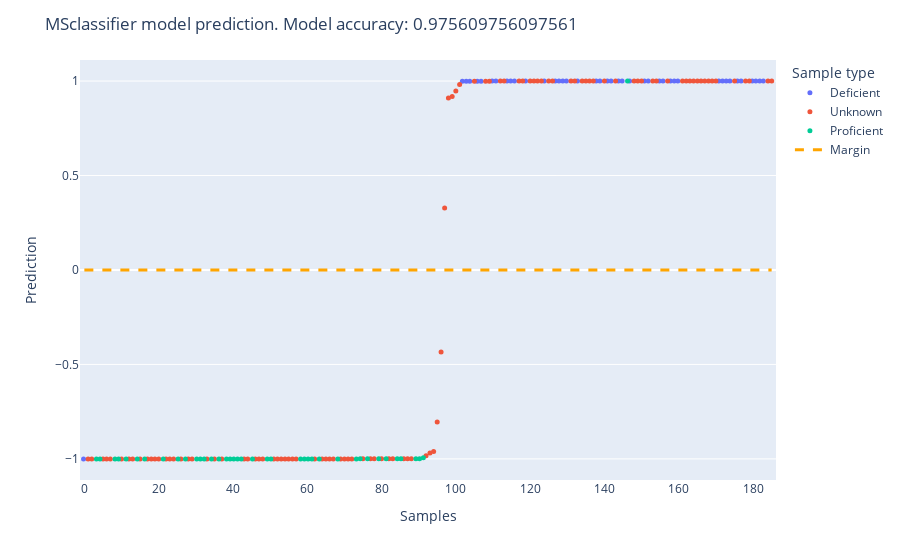

This figure's notebook cell:
### Markdown cell above
## Predicting samples classification

Once we are happy with a chosen model we can then predict the outcome of our model in the whole dataset using the  **.model_predict()** method, and acces the **.plot** attribute.

### Code cell
HGSOC.model_predict()
HGSOC.plot.show()

### Figure 1 — Plotly figure (JSON) as saved in the notebook; plotly's stock layout.template omitted (floating-point values rounded to 4 significant figures)
{"data": [{"alignmentgroup": "True", "boxpoints": "all", "customdata": [["AOCS_079"], ["SHGSOC051"], ["DO32420"], ["DO32237"], ["AOCS_058"], ["SHGSOC059"], ["AOCS_105"], ["AOCS_063"], ["AOCS_131"], ["DO30340"], ["SHGSOC001"], ["AOCS_088"], ["AOCS_108"], ["AOCS_104"], ["AOCS_065"], ["AOCS_152"], ["DO32391"], ["AOCS_143"], ["DO30970"], ["AOCS_146"], ["AOCS_130"], ["AOCS_147"], ["AOCS_153"], ["DO28119"], ["DO28521"], ["AOCS_145"], ["AOCS_171"], ["SHGSOC072"], ["AOCS_034"], ["SHGSOC007"], ["DO28089"], ["AOCS_122"], ["AOCS_095"], ["DO30220"], ["SHGSOC009"], ["AOCS_086"], ["DO31869"], ["AOCS_149"], ["SHGSOC100"], ["AOCS_139"], ["DO28273"], ["SHGSOC022"]], "fillcolor": "rgba(255,255,255,0)", "hoverlabel": {"namelength": 0}, "hoveron": "points", "hovertemplate": "Sample type=Deficient<br>counter=%{x}<br>prediction=%{y}<br>sample=%{customdata[0]}", "legendgroup": "Deficient", "line": {"color": "rgba(255,255,255,0)"}, "marker": {"color": "#636efa", "size": 5}, "name": "Deficient", "offsetgroup": "Deficient", "orientation": "v", "pointpos": 0, "showlegend": true, "type": "box", "x": [0, 102, 103, 104, 106, 107, 110, 111, 114, 115, 116, 119, 124, 127, 128, 129, 130, 133, 138, 139, 141, 142, 144, 145, 147, 151, 152, 155, 156, 158, 159, 160, 171, 172, 173, 174, 176, 177, 180, 181, 182, 183], "x0": " ", "xaxis": "x", "y": [-1.001, 0.9985, 0.9996, 0.9997, 0.9997, 0.9997, 0.9997, 0.9997, 0.9998, 0.9998, 0.9998, 0.9998, 0.9999, 1.0, 1.0, 1.0, 1.0, 1.0, 1.0, 1.0, 1.0, 1.0, 1.0, 1.0, 1.0, 1.0, 1.0, 1.0, 1.0, 1.0, 1.0, 1.0, 1.0, 1.0, 1.0, 1.0, 1.0, 1.0, 1.0, 1.0, 1.0, 1.0], "y0": " ", "yaxis": "y"}, {"alignmentgroup": "True", "boxpoints": "all", "customdata": [["AOCS_160"], ["DO29146"], ["DO30650"], ["AOCS_113"], ["DO28823"], ["SHGSOC095"], ["AOCS_057"], ["AOCS_111"], ["SHGSOC044"], ["DO29970"], ["AOCS_004"], ["SHGSOC098"], ["SHGSOC085"], ["AOCS_005"], ["AOCS_090"], ["AOCS_061"], ["DO29980"], ["DO31420"], ["AOCS_092"], ["AOCS_169"], ["AOCS_085"], ["AOCS_002"], ["AOCS_123"], ["SHGSOC018"], ["DO30060"], ["SHGSOC027"], ["AOCS_157"], ["AOCS_097"], ["SHGSOC023"], ["SHGSOC037"], ["DO27978"], ["SHGSOC006"], ["SHGSOC002"], ["DO32646"], ["AOCS_132"], ["AOCS_166"], ["SHGSOC092"], ["SHGSOC084"], ["SHGSOC025"], ["AOCS_116"], ["AOCS_133"], ["AOCS_076"], ["AOCS_080"], ["AOCS_075"], ["AOCS_115"], ["DO28763"], ["AOCS_083"], ["SHGSOC015"], ["SHGSOC078"], ["SHGSOC075"], ["SHGSOC054"], ["AOCS_096"], ["SHGSOC074"], ["DO29850"], ["DO28004"], ["SHGSOC012"], ["AOCS_056"], ["SHGSOC031"], ["AOCS_168"], ["DO29760"], ["DO31729"], ["SHGSOC043"], ["AOCS_112"], ["AOCS_148"], ["DO30090"], ["DO28233"], ["AOCS_114"], ["AOCS_144"], ["AOCS_126"], ["AOCS_158"], ["AOCS_106"], ["DO31769"], ["SHGSOC024"], ["DO29398"], ["AOCS_128"], ["SHGSOC032"], ["DO28093"], ["SHGSOC062"], ["AOCS_064"], ["SHGSOC016"], ["AOCS_055"], ["AOCS_107"], ["SHGSOC048"], ["AOCS_164"], ["DO32596"], ["SHGSOC026"], ["SHGSOC042"], ["SHGSOC058"], ["AOCS_125"], ["SHGSOC063"], ["AOCS_001"], ["SHGSOC087"], ["AOCS_093"], ["AOCS_091"], ["SHGSOC102"], ["SHGSOC077"], ["SHGSOC038"], ["SHGSOC091"], ["SHGSOC086"], ["DO28962"], ["SHGSOC047"], ["DO30750"], ["SHGSOC055"], ["AOCS_094"]], "fillcolor": "rgba(255,255,255,0)", "hoverlabel": {"namelength": 0}, "hoveron": "points", "hovertemplate": "Sample type=Unknown<br>counter=%{x}<br>prediction=%{y}<br>sample=%{customdata[0]}", "legendgroup": "Unknown", "line": {"color": "rgba(255,255,255,0)"}, "marker": {"color": "#EF553B", "size": 5}, "name": "Unknown", "offsetgroup": "Unknown", "orientation": "v", "pointpos": 0, "showlegend": true, "type": "box", "x": [1, 2, 5, 6, 7, 10, 12, 13, 15, 17, 18, 19, 20, 22, 23, 24, 26, 28, 29, 33, 35, 37, 43, 44, 46, 47, 48, 51, 52, 53, 54, 55, 56, 57, 62, 64, 65, 66, 67, 69, 70, 71, 72, 75, 77, 78, 80, 82, 83, 86, 87, 88, 92, 93, 94, 95, 96, 97, 98, 99, 100, 101, 105, 108, 109, 112, 113, 117, 118, 120, 121, 122, 123, 125, 126, 131, 132, 134, 135, 136, 137, 140, 143, 148, 149, 150, 153, 154, 157, 161, 162, 163, 164, 165, 166, 167, 168, 169, 170, 175, 178, 179, 184, 185], "x0": " ", "xaxis": "x", "y": [-1.0, -1.0, -1.0, -1.0, -1.0, -1.0, -1.0, -1.0, -1.0, -1.0, -1.0, -1.0, -1.0, -1.0, -1.0, -1.0, -1.0, -1.0, -1.0, -1.0, -1.0, -1.0, -1.0, -1.0, -1.0, -1.0, -1.0, -1.0, -1.0, -1.0, -1.0, -1.0, -1.0, -1.0, -1.0, -1.0, -1.0, -1.0, -1.0, -1.0, -1.0, -1.0, -1.0, -0.9999, -0.9999, -0.9999, -0.9999, -0.9998, -0.9998, -0.9997, -0.9996, -0.9993, -0.9832, -0.9695, -0.9608, -0.8048, -0.4342, 0.3281, 0.9109, 0.9187, 0.9478, 0.9815, 0.9997, 0.9997, 0.9997, 0.9998, 0.9998, 0.9998, 0.9998, 0.9998, 0.9999, 0.9999, 0.9999, 1.0, 1.0, 1.0, 1.0, 1.0, 1.0, 1.0, 1.0, 1.0, 1.0, 1.0, 1.0, 1.0, 1.0, 1.0, 1.0, 1.0, 1.0, 1.0, 1.0, 1.0, 1.0, 1.0, 1.0, 1.0, 1.0, 1.0, 1.0, 1.0, 1.0, 1.0], "y0": " ", "yaxis": "y"}, {"alignmentgroup": "True", "boxpoints": "all", "customdata": [["AOCS_109"], ["DO28053"], ["SHGSOC061"], ["SHGSOC020"], ["AOCS_163"], ["AOCS_170"], ["DO28289"], ["AOCS_165"], ["AOCS_159"], ["SHGSOC019"], ["DO29940"], ["DO28952"], ["SHGSOC082"], ["SHGSOC050"], ["AOCS_084"], ["DO29308"], ["AOCS_162"], ["DO31551"], ["AOCS_077"], ["AOCS_124"], ["AOCS_060"], ["AOCS_059"], ["SHGSOC008"], ["SHGSOC003"], ["SHGSOC057"], ["DO28873"], ["AOCS_161"], ["DO29820"], ["DO28412"], ["SHGSOC017"], ["AOCS_078"], ["DO28024"], ["AOCS_081"], ["SHGSOC081"], ["SHGSOC010"], ["SHGSOC045"], ["DO30550"], ["SHGSOC093"], ["SHGSOC101"], ["DO31150"]], "fillcolor": "rgba(255,255,255,0)", "hoverlabel": {"namelength": 0}, "hoveron": "points", "hovertemplate": "Sample type=Proficient<br>counter=%{x}<br>prediction=%{y}<br>sample=%{customdata[0]}", "legendgroup": "Proficient", "line": {"color": "rgba(255,255,255,0)"}, "marker": {"color": "#00cc96", "size": 5}, "name": "Proficient", "offsetgroup": "Proficient", "orientation": "v", "pointpos": 0, "showlegend": true, "type": "box", "x": [3, 4, 8, 9, 11, 14, 16, 21, 25, 27, 30, 31, 32, 34, 36, 38, 39, 40, 41, 42, 45, 49, 50, 58, 59, 60, 61, 63, 68, 73, 74, 76, 79, 81, 84, 85, 89, 90, 91, 146], "x0": " ", "xaxis": "x", "y": [-1.0, -1.0, -1.0, -1.0, -1.0, -1.0, -1.0, -1.0, -1.0, -1.0, -1.0, -1.0, -1.0, -1.0, -1.0, -1.0, -1.0, -1.0, -1.0, -1.0, -1.0, -1.0, -1.0, -1.0, -1.0, -1.0, -1.0, -1.0, -1.0, -1.0, -0.9999, -0.9999, -0.9999, -0.9998, -0.9998, -0.9998, -0.9988, -0.9988, -0.9939, 1.0], "y0": " ", "yaxis": "y"}, {"line": {"color": "orange", "dash": "dash", "width": 3}, "mode": "lines", "name": "Margin", "type": "scatter", "x": [0, 185], "y": [0.0004275, 0.0004275]}], "layout": {"boxmode": "group", "legend": {"title": {"text": "Sample type"}, "tracegroupgap": 0}, "margin": {"t": 60}, "title": {"text": "MSclassifier model prediction. Model accuracy: 0.975609756097561"}, "xaxis": {"anchor": "y", "domain": [0, 1], "title": {"text": "Samples"}}, "yaxis": {"anchor": "x", "domain": [0, 1], "title": {"text": "Prediction"}}}}
